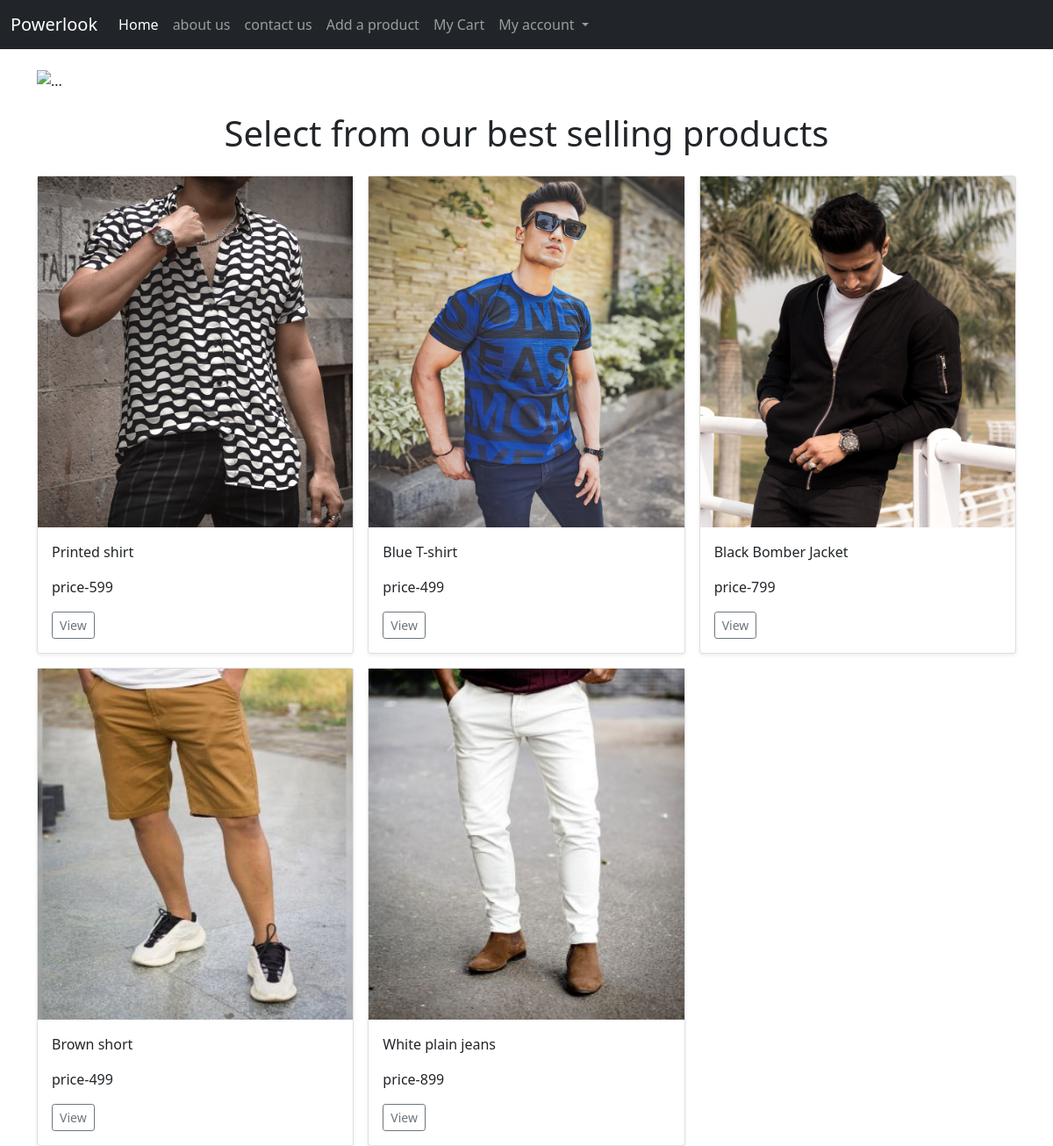
The page / on the database its author committed.
### home/models.py (models this page shows)
class Products(models.Model):
  product_name=models.CharField(max_length=100,primary_key=True)
  product_desc=models.CharField(max_length=500,null=True)
  product_price=models.IntegerField(default=0)
  product_img=models.FileField()
  product_img2=models.FileField(null=True)
  product_img3=models.FileField(null=True)
  def __str__(self) :
      return self.product_name

### home/views.py (the view)
# urls.py: path("",views.index, name='home'),
def index(request) :
    productall=Products.objects.all()
    list=[productall]
    for i  in range(0,len(list)):
       list.append(i)
       product_name=Products.objects.all()[i]
    product=Products.objects.filter(product_name=product_name)
    context={'product':product,
             "i":i,
            'productall':productall,
        }
    return render(request,'index.html',context=context)

### home/templates/index.html (shortened to what this page needs)
{% extends 'base.html' %}
{% block content %}
<div class="container my-4">
  <div id="carouselExampleCaptions" class="carousel slide" data-bs-ride="carousel">
    <div class="carousel-indicators">
      <button type="button" data-bs-target="#carouselExampleCaptions" data-bs-slide-to="0" class="active"
        aria-current="true" aria-label="Slide 1"></button>
      <button type="button" data-bs-target="#carouselExampleCaptions" data-bs-slide-to="1"
        aria-label="Slide 2"></button>
      <button type="button" data-bs-target="#carouselExampleCaptions" data-bs-slide-to="2"
        aria-label="Slide 3"></button>
    </div>
    <div class="carousel-inner">
      <div class="carousel-item active">
        <img src="https://source.unsplash.com/1600x500/?suit" class="d-block w-100" alt="...">
        <div class="carousel-caption d-none d-md-block">
        </div>
      </div>
    </div>
    <button class="carousel-control-prev" type="button" data-bs-target="#carouselExampleCaptions" data-bs-slide="prev">
      <span class="carousel-control-prev-icon" aria-hidden="true"></span>
    </button>
    <button class="carousel-control-next" type="button" data-bs-target="#carouselExampleCaptions" data-bs-slide="next">
      <span class="carousel-control-next-icon" aria-hidden="true"></span>
    </button>
  </div>
</div>
<div class="container">
  <h1 class="my-4 text-center">Select from our best selling products</h1>
  <div class="row row-cols-1 row-cols-sm-2 row-cols-md-3 g-3">
  {% for product in productall %}
    <div class="col">
      <div class="card shadow-sm">
        <a href="/product_view/{{product.product_name}}"><img src="{{product.product_img.url}}" class="d-block w-100" alt="..." style="width: 600px; height: 400px; border: 0cm;"></a>
        <div class="card-body">
          <p class="card-text">{{product.product_name}}</p>
          <p class="card-text"> price-{{product.product_price}}</p>
          <div class="d-flex justify-content-between align-items-center">
            <div class="btn-group">
              <a href="/product_view/{{product.product_name}}" type="button" class="btn btn-sm btn-outline-secondary">View</a>
            </div>
          </div>
        </div>
      </div>
    </div>
    {% endfor %}
  </div>
</div>
{% endblock content %}

### rows shown on the page
Products: product_img (picture), product_name "Printed shirt", product_price "599"
Products: product_img (picture), product_name "Blue T-shirt", product_price "499"
Products: product_img (picture), product_name "Black Bomber Jacket", product_price "799"
Products: product_img (picture), product_name "Brown short", product_price "499"
Products: product_img (picture), product_name "White plain jeans", product_price "899"
